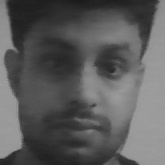
#> input picture dataset/user/Robin.1.14.jpg, 165 x 165 px, given in place of the camera
$ jupyter execute main.ipynb   (text cells are left out)
#> lines starting #> are read from the running program, lines starting #| are printed output that depends on the picture; after the words box and inside, x2 and y2 are one past the last pixel; in counts of white or black regions, pixels touching at a corner belong together
[cell 1]
import cv2
import os
import numpy as np
from PIL import Image

[cell 2]
def create_user(f_id,name):
#> called with f_id = 1, name = 'Robin'
    cam = cv2.VideoCapture(0)
    cam.set(3, 640)  # Set video width
    cam.set(4, 480)  # Set video height
    faces = cv2.CascadeClassifier(cv2.data.haarcascades + 'haarcascade_frontalface_default.xml')
    user_dir = f"dataset/user"
    if not os.path.exists(user_dir):
        os.makedirs(user_dir)
    sample_count = 0
    while True:
        ret, frame = cam.read()
#> frame is the input picture: shape (165, 165, 3); min 26, max 158, mean 91.4
        if not ret:
            print("Failed to capture image")
            break

        gray = cv2.cvtColor(frame, cv2.COLOR_BGR2GRAY)
        faces_detected = faces.detectMultiScale(gray, scaleFactor=1.3, minNeighbors=5)
#> faces_detected = [[8, 7, 148, 148]]
        for (x, y, w, h) in faces_detected:
            sample_count += 1
            cv2.rectangle(frame, (x, y), (x + w, y + h), (255, 0, 0), 2)
            cv2.imwrite(f"{user_dir}/{name}.{f_id}.{sample_count}.jpg", gray[y:y + h, x:x + w])
            cv2.imshow('Face Capture', frame)
#> this loop made 1 pass
#> (x, y, w, h, sample_count) on pass 1: (8, 7, 148, 148, 1)
#> pass 1, in create_user, `cv2.imwrite(f"{user_dir}/{name}.{f_id}.{sample_count}.jpg", gray[y:y +..`:
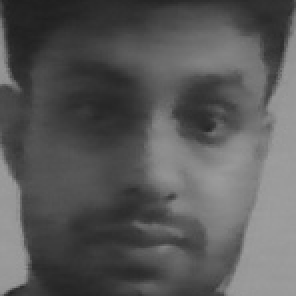
#> saved as Robin.1.1.jpg: shape (148, 148) (shown 2 times larger); min 31, max 158, mean 88.7
#> pass 1, in create_user, `cv2.imshow('Face Capture', frame)`:
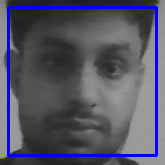
#> window 'Face Capture': shape (165, 165, 3); mean B, G, R 101.5, 84.9, 84.9
#> after the loop, sample_count = 1


        if cv2.waitKey(100) & 0xFF == ord('q') or sample_count >= 80:
#> (key q is pressed here)
            break
    cam.release()
    cv2.destroyAllWindows()

[cell 3]
create_user(1, "Robin")

[cell 4]
create_user(3, "arif")
#> the loop in create_user (call 2), `for (x, y, w, h) in faces_detected:` made 1 pass
#> (key Esc is pressed here)

[cell 5]
def train_face_recognizer():
    recognizer = cv2.face.LBPHFaceRecognizer_create()
    faces = []
    labels = []
    user_dir = "dataset/user"

    for img_name in os.listdir(user_dir):
        img_path = os.path.join(user_dir, img_name)


        if not img_name.lower().endswith(('.png', '.jpg', '.jpeg')):
            continue

        # Load and convert image to grayscale
        img = Image.open(img_path).convert('L')
        img_np = np.array(img, 'uint8')

        try:
            label = int(img_name.split('.')[1])
        except (IndexError, ValueError):
            print(f"Skipping invalid file name: {img_name}")
            continue

        faces.append(img_np)
        labels.append(label)

    recognizer.train(faces, np.array(labels))
    recognizer.save('face_recognizer.yml')
    print("Training complete and model saved as 'face_recognizer.yml'")
    print(f"Total faces trained: {len(np.unique(labels))}")

[cell 6]
train_face_recognizer()

[cell 7]
def recognize_faces():
    recognizer = cv2.face.LBPHFaceRecognizer_create()
    recognizer.read('face_recognizer.yml')
    cam = cv2.VideoCapture(0)
    faces = cv2.CascadeClassifier(cv2.data.haarcascades + 'haarcascade_frontalface_default.xml')

    while True:
        ret, frame = cam.read()
        if not ret:
            print("Failed to capture image")
            break

        gray = cv2.cvtColor(frame, cv2.COLOR_BGR2GRAY)
        faces_detected = faces.detectMultiScale(gray, scaleFactor=1.3, minNeighbors=5)
#> faces_detected = [[8, 7, 148, 148]]

        for (x, y, w, h) in faces_detected:
            face_roi = gray[y:y + h, x:x + w]
            label, confidence = recognizer.predict(face_roi)
            if confidence < 100:
                if label == 1:
                    name = "Robin"
                elif label == 2:
                    name = "Sifat"
                else:
                    name = f"User {label}"
            else:
                name = "Unknown"
            cv2.rectangle(frame, (x, y), (x + w, y + h), (0, 0, 255), 2)
            cv2.putText(frame, name, (x + 5, y - 5), cv2.FONT_HERSHEY_SIMPLEX, 0.7, (255, 0, 0), 2)
#> this loop made 1 pass
#> (x, y, w, h, label, confidence, name) on pass 1: (8, 7, 148, 148, 1, 20.99, 'Robin')
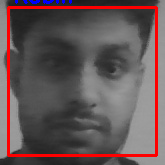
#> frame: shape (165, 165, 3); 6.93% of pixels changed, all inside (x1, y1, x2, y2) = (7, 0, 158, 157)

        cv2.imshow('Face Recognition', frame)

        if cv2.waitKey(1) & 0xFF == ord('q'):
#> (key q is pressed here)
            break

    cam.release()
    cv2.destroyAllWindows()
